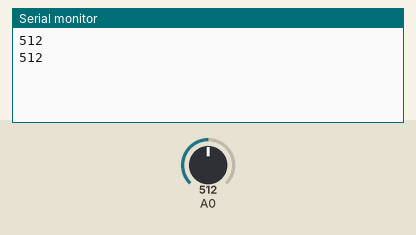
Simulated run of this sketch. Board: Arduino Uno, built with avr-gcc and run on an emulated ATmega328P. On the bench: the last lines printed to the serial monitor. The inputs (shaded band) are chosen by the test bench; at power-on: A0 = 512.

Above: at 1.8 s.
1.9 s: A0 set to 716
At 2.4 s:
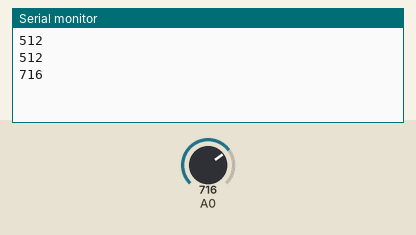
3.4 s: A0 set to 900
At 4.8 s:
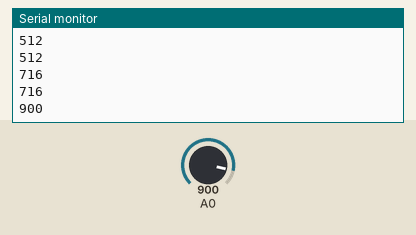
Timing chart, 0 to 6.4 s (numbered marks = the images above; inputs shaded):
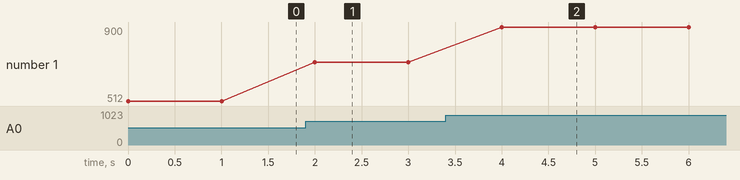

Measured:
- after the input at 1.9 s, the serial monitor: prints a new line after 0.10 s (image 1)
- after the input at 3.4 s, the serial monitor: prints a new line after 0.60 s (image 2)
- plotted number 1: 512 → 716 after the input at 1.9 s, 716 → 900 after the input at 3.4 s

The sketch:

Led_Bgd_Flag_LDR_button.ino
```cpp
int ldrIn = 0;
int flag = 2;

void setup() {
  Serial.begin(9600);
  //pinMode(A0, INPUT);

}

void loop() {
  int ldrIn = analogRead(A0);
  if(ldrIn < 100) {
    digitalWrite(flag, HIGH);
  }
  else {
    digitalWrite(flag, LOW);
  }
  Serial.println(ldrIn);
  delay(1000);

}
```
